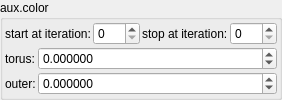
    <widget class="QGroupBox" name="groupBox_2">
     <property name="title">
      <string>aux.color</string>
     </property>
     <layout class="QVBoxLayout" name="verticalLayout_4" stretch="0,0">
      <property name="spacing">
       <number>2</number>
      </property>
      <property name="leftMargin">
       <number>2</number>
      </property>
      <property name="topMargin">
       <number>2</number>
      </property>
      <property name="rightMargin">
       <number>2</number>
      </property>
      <property name="bottomMargin">
       <number>2</number>
      </property>
      <item>
       <layout class="QGridLayout" name="gridLayout_20" columnstretch="0,0,0,0">
        <property name="spacing">
         <number>2</number>
        </property>
        <item row="0" column="3">
         <widget class="MySpinBox" name="spinboxInt_fold_color_stop_iterations_A">
          <property name="sizePolicy">
           <sizepolicy hsizetype="Minimum" vsizetype="Maximum">
            <horstretch>0</horstretch>
            <verstretch>0</verstretch>
           </sizepolicy>
          </property>
          <property name="maximum">
           <number>999</number>
          </property>
         </widget>
        </item>
        <item row="0" column="0">
         <widget class="QLabel" name="label_276">
          <property name="text">
           <string>start at iteration:</string>
          </property>
         </widget>
        </item>
        <item row="0" column="2">
         <widget class="QLabel" name="label_275">
          <property name="text">
           <string>stop at iteration:</string>
          </property>
         </widget>
        </item>
        <item row="0" column="1">
         <widget class="MySpinBox" name="spinboxInt_fold_color_start_iterations_A">
          <property name="sizePolicy">
           <sizepolicy hsizetype="Minimum" vsizetype="Maximum">
            <horstretch>0</horstretch>
            <verstretch>0</verstretch>
           </sizepolicy>
          </property>
          <property name="maximum">
           <number>999</number>
          </property>
         </widget>
        </item>
       </layout>
      </item>
      <item>
       <layout class="QGridLayout" name="gridLayout_16" columnstretch="0,1">
        <property name="spacing">
         <number>2</number>
        </property>
        <item row="0" column="0">
         <widget class="QLabel" name="label_134">
          <property name="text">
           <string notr="true">torus:</string>
          </property>
         </widget>
        </item>
        <item row="1" column="1">
         <widget class="MyDoubleSpinBox" name="spinbox4_fold_color_difs_0000_y">
          <property name="sizePolicy">
           <sizepolicy hsizetype="Minimum" vsizetype="Maximum">
            <horstretch>0</horstretch>
            <verstretch>0</verstretch>
           </sizepolicy>
          </property>
          <property name="prefix">
           <string/>
          </property>
          <property name="suffix">
           <string/>
          </property>
          <property name="decimals">
           <number>6</number>
          </property>
          <property name="minimum">
           <double>-99.999899999999997</double>
          </property>
          <property name="maximum">
           <double>99.999899999999997</double>
          </property>
          <property name="singleStep">
           <double>0.100000000000000</double>
          </property>
         </widget>
        </item>
        <item row="1" column="0">
         <widget class="QLabel" name="label_135">
          <property name="text">
           <string notr="true">outer:</string>
          </property>
         </widget>
        </item>
        <item row="0" column="1">
         <widget class="MyDoubleSpinBox" name="spinbox4_fold_color_difs_0000_x">
          <property name="sizePolicy">
           <sizepolicy hsizetype="Minimum" vsizetype="Maximum">
            <horstretch>0</horstretch>
            <verstretch>0</verstretch>
           </sizepolicy>
          </property>
          <property name="prefix">
           <string/>
          </property>
          <property name="suffix">
           <string/>
          </property>
          <property name="decimals">
           <number>6</number>
          </property>
          <property name="minimum">
           <double>-99.999899999999997</double>
          </property>
          <property name="maximum">
           <double>99.999899999999997</double>
          </property>
          <property name="singleStep">
           <double>0.100000000000000</double>
          </property>
         </widget>
        </item>
       </layout>
      </item>
     </layout>
    </widget>
